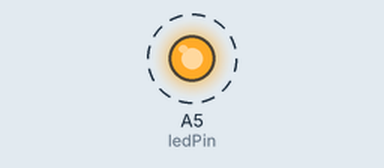
A sketch run on a simulated Arduino Uno, built with avr-gcc and run on an emulated ATmega328P. Parts: output pins drawn as LEDs (lit = HIGH). Dashed ring = blinking. What the sketch prints to the serial monitor is not drawn.

Above: at 0.05 s.
Timing chart, 0 to 3.0 s (numbered marks = the images above):
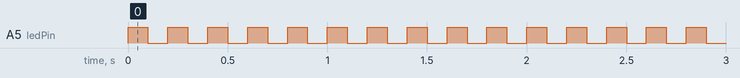

The sketch:

sketch_hello.ino
```cpp
int ledPin = A5;

void setup() {
  // put your setup code here, to run once:
  pinMode(ledPin, OUTPUT);
  Serial.begin(9600);
}

void loop() {
  // put your main code here, to run repeatedly:
  digitalWrite(ledPin, HIGH);
  delay(100);
  digitalWrite(ledPin, LOW);
  delay(100);
  Serial.println("loop");
}
```

Measured:
- by itself, A5 (ledPin): alternates HIGH for 0.10 s and LOW for 0.10 s
